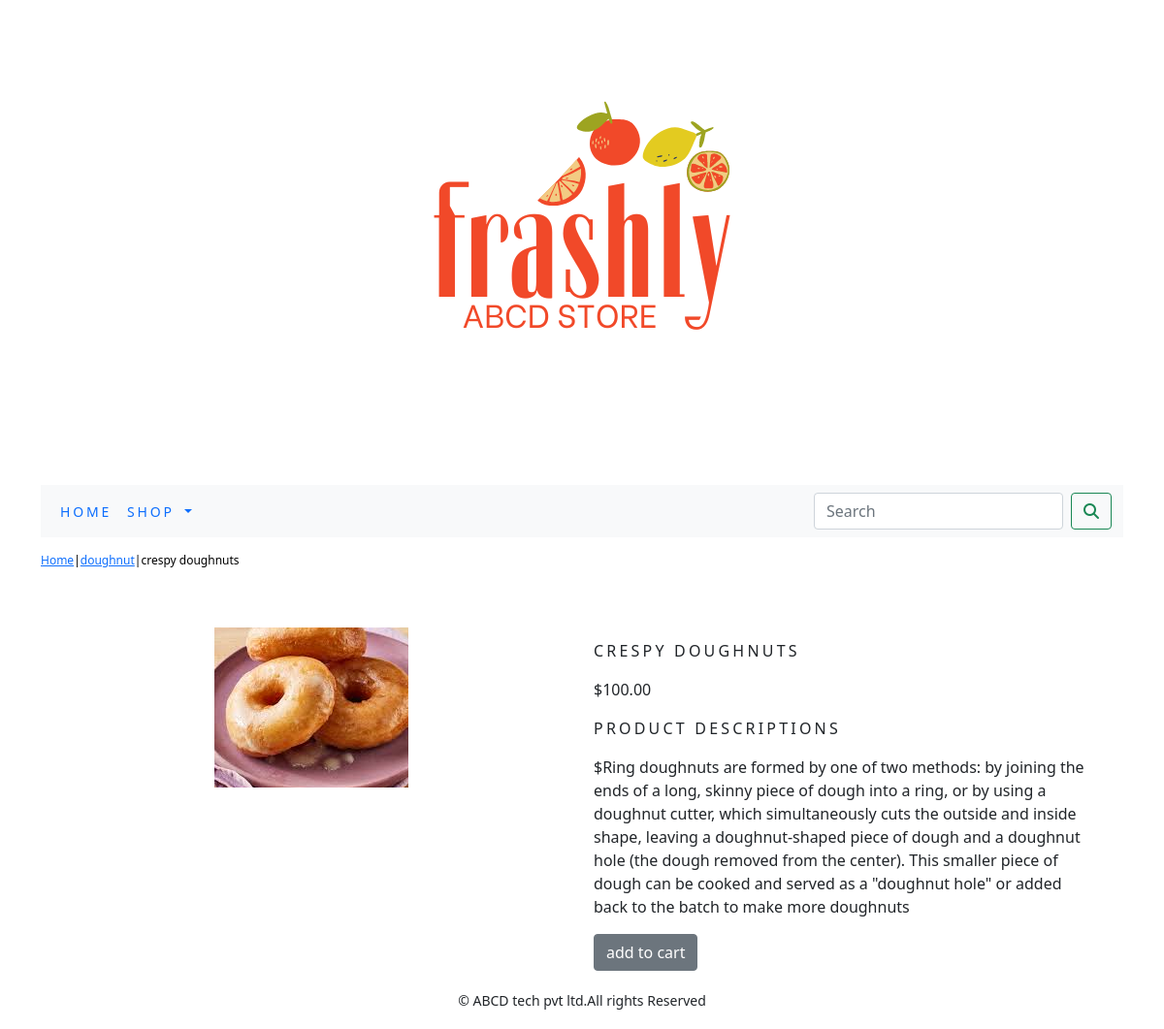
Page /ecomapp/doughnut/crespy-doughnuts/ on the committed database.
### ecomapp/models.py (models this page shows, shortened)
class Product(models.Model):
    name=models.CharField(max_length=250,unique=True)
    slug=models.SlugField(max_length=250,unique=True)
    description=models.TextField(blank=True)
    price=models.DecimalField(max_digits=10,decimal_places=2)
    category=models.ForeignKey(Category,on_delete=models.CASCADE)
    image=models.ImageField(upload_to='product',blank=True)
    stock=models.IntegerField()
    available=models.BooleanField(default=True)
    created=models.DateTimeField(auto_now_add=True)
    updated=models.DateTimeField(auto_now=True)
    class Meta:
        ordering=('name',)
        verbose_name='product'
        verbose_name_plural='products'

class Category(models.Model):
    name=models.CharField(max_length=250,unique=True)
    slug=models.SlugField(max_length=250,unique=True)
    description=models.TextField(blank=True)
    image=models.ImageField(upload_to='category',blank=True)
    class Meta:
      ordering=('name',)
      verbose_name='category'
      verbose_name_plural='categories'
    def get_url(self):
       return reverse('ecomapp:product_by_category',args=[self.slug])
    def __str__(self):
        return '{}'.format(self.name)

### ecomapp/views.py (the view)
# urls.py: path('<slug:c_slug>/<slug:product_slug>/',views.proDetail,name='prodCatdetails')
def proDetail(request,c_slug,product_slug):
    try:
        product=Product.objects.get(category__slug=c_slug,slug=product_slug)
    except Exception as e:
        raise e
    return render(request,'product.html',{'product':product})

### cart/context_processors.py (called while the page is built)
def counter(request):
    item_count=0
    if 'admin' in request.path:
        return {}
    else:
        try:
           cart=Cart.objects.filter(cart_id=_cart_id(request))
           cart_item=CartItem.objects.all().filter(cart=cart[:1])
           for cart_item in cart_item:
             item_count += cart_item.quantity
        except Cart.DoesNotExist:
            item_count=0
    return dict(item_count=item_count)

### cart/views.py (called while the page is built)
def _cart_id(request):
    cart=request.session.session_key
    if not cart:
        cart=request.session.create()
    return cart

### ecomapp/context_processors.py (called while the page is built)
def menu_links(request):
    links=Category.objects.all()
    return dict(links=links)

### templates/product.html (shortened to what this page needs)
{% extends 'base.html' %}
{% load static %}
{% block content %}
   <div class="row my_pro_row_class">
       <div class="mx_auto">
           <p><a href="{% url 'ecomapp:allProCat' %}">Home</a>|<a href="{{product.category.get_url}}">{{product.category}}</a>|{{product.name}}</p>
       </div>
   </div>
<div class="container">
<br>
<div class="row">
    <div class="col-12 col-sm-12 col-md-12 col-lg-6 text-center">
        <div style="min-width:10em">
            <img src="{{product.image.url}}" alt="{{product.name}}">
        </div>
        </div>
        <div class="col-12 col-sm-12 col-md-12 col-lg-6" >
            <div>
            <h1 class="my_pro_title">{{product.name}}</h1>
            <p>${{product.price}}</p>
            <p class="my_title">product Descriptions</p>
            <p class="text-justify my_pro_text">${{product.description}}</p>
            {% if product.stock <= 0 %}
            <p class="text-justify my_pro_text"><b>Out Of Stock</b></p>
            {% else %}
            <a class="btn btn-secondary" href="{% url 'cart:add_cart' product.id %}">add to cart</a>
            {% endif %}
        </div>
    </div>
</div>
</div>
</div>
{% endblock %}

### static/css/custom.css (style rules this page uses)
.my_title { font-size:16px; text-transform:uppercase; letter-spacing:.2em; }
.my_pro_row_class { padding-top:15px; padding-bottom:20px; }
.my_pro_row_class .mx_auto { color:#000; font-size:12px; text-decoration:none; }
.my_pro_title { font-size:16px; text-transform:uppercase; letter-spacing: .2em; padding-top:15px; padding-bottom:10px; }
.my_pro_text { padding-right:20px; }

### rows in the picture
Product: category "doughnut", name "crespy doughnuts", image (picture), name "CRESPY DOUGHNUTS", price "100.00", description "Ring doughnuts are formed by one of two methods: by joining the ends of a long, skinny piece of dough into a ring, or by using a doughnut cutter, which simultaneously cuts the outside and inside shape, leaving a doughnut-shaped piece of dough and a doughnut hole (the dough removed from the center). This smaller piece of dough can be cooked and served as a \"doughnut hole\" or added back to the batch to make more doughnuts"
